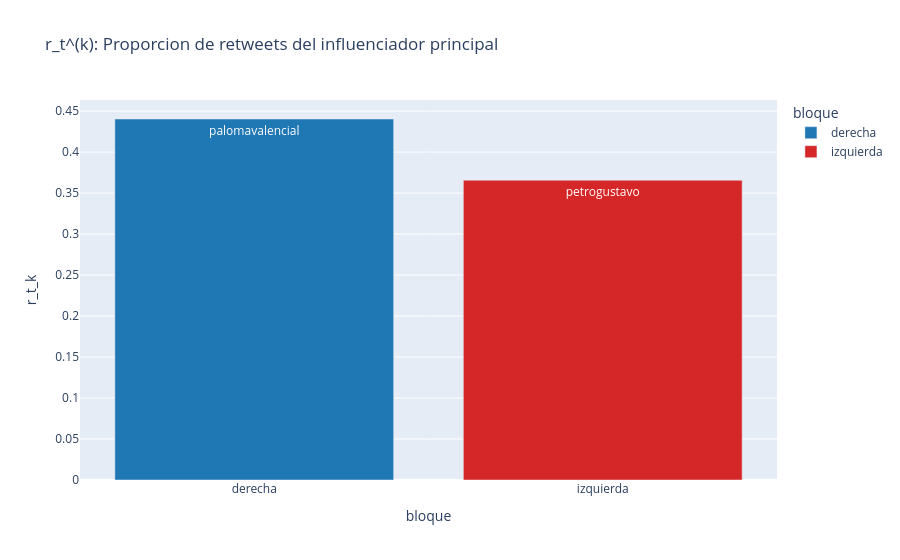

Notebook code cell kept with this figure:
### Code cell
# Visualizacion: proporcion de retweets del top influencer por bloque
fig = px.bar(
    rt_chains.to_pandas(),
    x="bloque", y="r_t_k", color="bloque",
    text="top_influencer",
    title="r_t^(k): Proporcion de retweets del influenciador principal",
    color_discrete_map={"derecha": "#1f77b4", "izquierda": "#d62728"},
)
fig.update_traces(textposition="inside")
fig.show()

### Figure 1 — Plotly figure (JSON) as saved in the notebook; plotly's stock layout.template omitted (floating-point values rounded to 4 significant figures)
{"data": [{"hovertemplate": "bloque=%{x}<br>r_t_k=%{y}<br>top_influencer=%{text}<extra></extra>", "legendgroup": "derecha", "marker": {"color": "#1f77b4", "pattern": {"shape": ""}}, "name": "derecha", "orientation": "v", "showlegend": true, "text": ["palomavalencial"], "textposition": "inside", "x": ["derecha"], "xaxis": "x", "y": [0.4404], "yaxis": "y", "type": "bar"}, {"hovertemplate": "bloque=%{x}<br>r_t_k=%{y}<br>top_influencer=%{text}<extra></extra>", "legendgroup": "izquierda", "marker": {"color": "#d62728", "pattern": {"shape": ""}}, "name": "izquierda", "orientation": "v", "showlegend": true, "text": ["petrogustavo"], "textposition": "inside", "x": ["izquierda"], "xaxis": "x", "y": [0.3657], "yaxis": "y", "type": "bar"}], "layout": {"xaxis": {"anchor": "y", "domain": [0.0, 1.0], "title": {"text": "bloque"}, "categoryorder": "array", "categoryarray": ["derecha", "izquierda"]}, "yaxis": {"anchor": "x", "domain": [0.0, 1.0], "title": {"text": "r_t_k"}}, "legend": {"title": {"text": "bloque"}, "tracegroupgap": 0}, "title": {"text": "r_t^(k): Proporcion de retweets del influenciador principal"}, "barmode": "relative"}}
